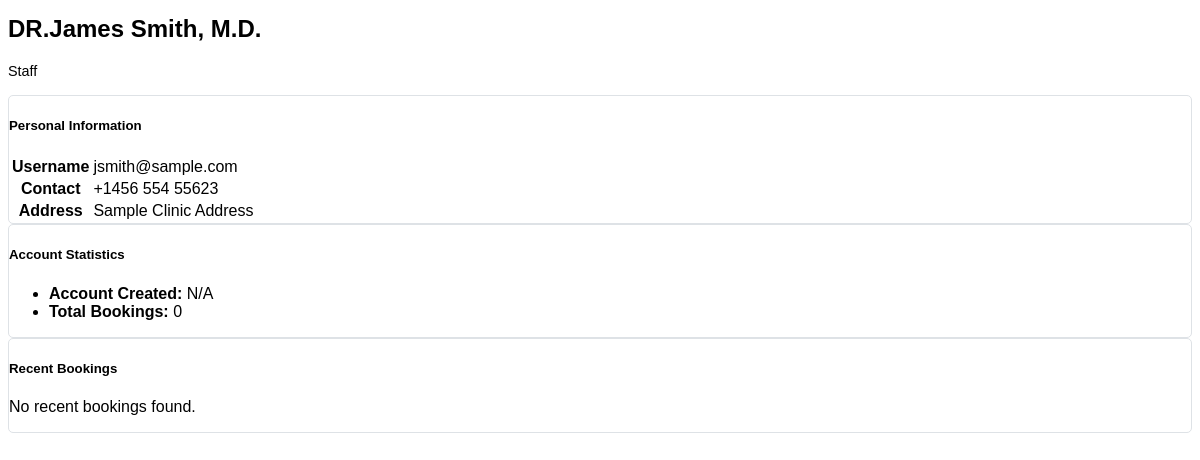
The page /admin/view_user.php?id=9 on the database its author committed.
### tables this page shows
CREATE TABLE `users` (
  `id` bigint(30) NOT NULL,
  `user_id` bigint(30) NOT NULL,
  `name` varchar(200) NOT NULL,
  `address` text NOT NULL,
  `contact` text NOT NULL,
  `username` varchar(100) NOT NULL,
  `password` varchar(200) NOT NULL,
  `type` tinyint(1) NOT NULL DEFAULT 2 COMMENT '1=admin , 2 = staff, 3=customer'
);

### admin/view_user.php (the view, shortened to what this page needs)
<?php
include 'db_connect.php';
$id = intval($_GET['id']);
$stmt = $conn->prepare("
    SELECT
        u.*,
        CASE
            WHEN u.type = 1 THEN 'Admin'
            WHEN u.type = 2 THEN 'Staff'
            WHEN u.type = 3 THEN 'Customer'
            ELSE 'Unknown'
        END AS user_role
    FROM users u
    WHERE u.id = ?
");
$stmt->bind_param("i", $id);
$stmt->execute();
$result = $stmt->get_result();
$user = $result->fetch_assoc();
$bookings_stmt = $conn->prepare("
    SELECT
        bf.id,
        f.plane_no,
        al.airlines,
        dep.airport as departure_airport,
        arr.airport as arrival_airport,
        f.departure_datetime,
        f.arrival_datetime
    FROM booked_flight bf
    JOIN flight_list f ON bf.flight_id = f.id
    JOIN airlines_list al ON f.airline_id = al.id
    JOIN airport_list dep ON f.departure_airport_id = dep.id
    JOIN airport_list arr ON f.arrival_airport_id = arr.id
    WHERE bf.name = ? OR bf.contact = ?
    ORDER BY f.departure_datetime DESC
    LIMIT 5
");
$bookings_stmt->bind_param("ss", $user['name'], $user['contact']);
$bookings_stmt->execute();
$bookings_result = $bookings_stmt->get_result();
$recent_bookings = $bookings_result->fetch_all(MYSQLI_ASSOC);
$total_bookings_stmt = $conn->prepare("
    SELECT COUNT(*) as booking_count
    FROM booked_flight
    WHERE name = ? OR contact = ?
");
$total_bookings_stmt->bind_param("ss", $user['name'], $user['contact']);
$total_bookings_stmt->execute();
$total_bookings_result = $total_bookings_stmt->get_result();
$total_bookings = $total_bookings_result->fetch_assoc()['booking_count'];
?>
<div class="modal-body user-profile-modal">
    <div class="container-fluid">
        <div class="row">
            <div class="col-12 text-center mb-2">
                <h2 class="mt-3 mb-1"><?php echo htmlspecialchars($user['name']); ?></h2>
                <p class="text-muted">
                    <span class="badge
                    <?php
                    switch ($user['user_role']) {
                        case 'Staff':
                            echo 'badge-warning';
                            break;
                    }
                    ?>">
                        <?php echo htmlspecialchars($user['user_role']); ?>
                    </span>
                </p>
            </div>
            <div class="col-md-12 mb-4">
                <div class="card shadow-sm">
                    <div class="card-header bg-primary text-white d-flex align-items-center">
                        <h5 class="card-title mb-0">Personal Information</h5>
                    </div>
                    <div class="card-body">
                        <table class="table table-borderless">
                            <tr>
                                <th><i class="fas fa-envelope mr-2"></i>Username</th>
                                <td><?php echo htmlspecialchars($user['username']); ?></td>
                            </tr>
                            <tr>
                                <th><i class="fas fa-phone mr-2"></i>Contact</th>
                                <td><?php echo htmlspecialchars($user['contact'] ?? 'N/A'); ?></td>
                            </tr>
                            <tr>
                                <th><i class="fas fa-map-marker-alt mr-2"></i>Address</th>
                                <td><?php echo htmlspecialchars($user['address'] ?? 'N/A'); ?></td>
                            </tr>
                        </table>
                    </div>
                </div>
            </div>
            <div class="col-md-12 mb-4">
                <div class="card shadow-sm">
                    <div class="card-header bg-success text-white d-flex align-items-center">
                        <h5 class="card-title mb-0">Account Statistics</h5>
                    </div>
                    <div class="card-body">
                        <ul class="list-unstyled">
                            <li class="mb-2">
                                <strong><i class="fas fa-calendar-alt mr-2"></i>Account Created:</strong>
                                <?php
                                echo isset($user['created_at'])
                                    ? date('F j, Y, g:i a', strtotime($user['created_at']))
                                    : 'N/A';
                                ?>
                            </li>
                            <li>
                                <strong><i class="fas fa-plane mr-2"></i>Total Bookings:</strong>
                                <?php echo $total_bookings; ?>
                            </li>
                        </ul>
                    </div>
                </div>
            </div>
            <div class="col-12">
                <div class="card shadow-sm">
                    <div class="card-header bg-info text-white d-flex align-items-center">
                        <h5 class="card-title mb-0">Recent Bookings</h5>
                    </div>
                    <div class="card-body">
                        <?php if (!empty($recent_bookings)): ?>
                            <div class="table-responsive">
                                <table class="table table-striped">
                                    <thead>
                                        <tr>
                                            <th>Airline</th>
                                            <th>Flight</th>
                                            <th>Departure</th>
                                            <th>Arrival</th>
                                        </tr>
                                    </thead>
                                    <tbody>
                                        <?php foreach ($recent_bookings as $booking): ?>
                                            <tr>
                                                <td><?php echo htmlspecialchars($booking['airlines']); ?></td>
                                                <td><?php echo htmlspecialchars($booking['plane_no']); ?></td>
                                                <td>
                                                    <?php echo htmlspecialchars($booking['departure_airport']); ?><br>
                                                    <small><?php echo date('M j, Y H:i', strtotime($booking['departure_datetime'])); ?></small>
                                                </td>
                                                <td>
                                                    <?php echo htmlspecialchars($booking['arrival_airport']); ?><br>
                                                    <small><?php echo date('M j, Y H:i', strtotime($booking['arrival_datetime'])); ?></small>
                                                </td>
                                            </tr>
                                        <?php endforeach; ?>
                                    </tbody>
                                </table>
                            </div>
                        <?php else: ?>
                            <p class="text-muted">No recent bookings found.</p>
                        <?php endif; ?>
                    </div>
                </div>
            </div>
        </div>
    </div>
</div>

### admin/view_user.php (style rules this page uses)
.user-profile-modal { font-family: Arial, sans-serif; }
.card { border: 1px solid #dee2e6; border-radius: 5px; transition: transform 0.2s; }
.card-header { font-weight: bold; }
.table th, .table td { vertical-align: middle; }
.badge { font-size: 0.9rem; }

### rows shown on the page
users: name "DR.James Smith, M.D.", username "jsmith@sample.com", contact "+1456 554 55623", address "Sample Clinic Address"

### other values the page prints
$user['user_role'] "Staff"
$total_bookings "0"
